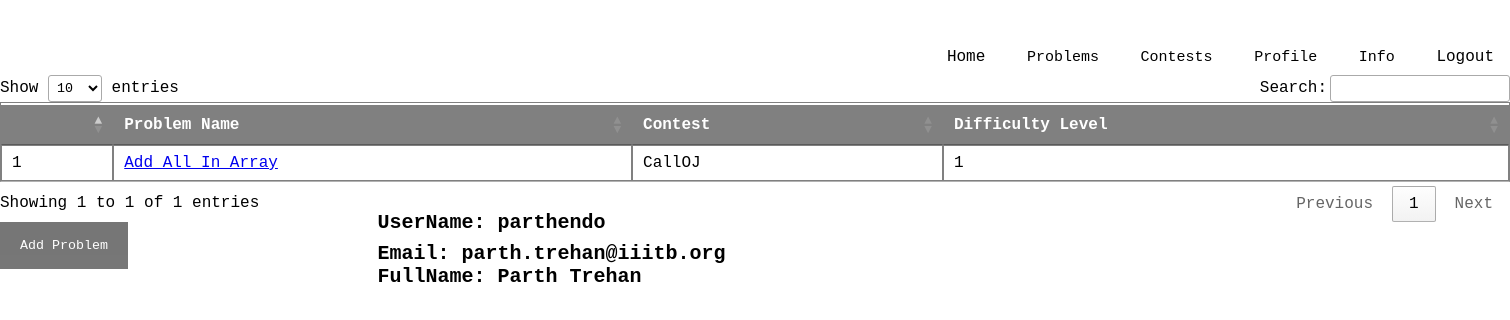
Before: /userprofile/playlist/Implementation/questions/ (signed in) with the older database file.
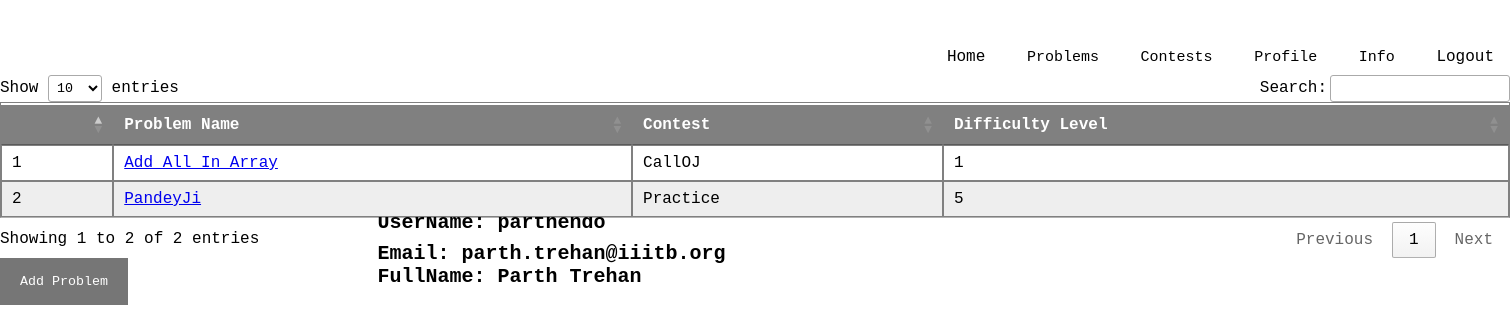
After: the same page with the newer database file.
### problems/models.py (models this page shows)
class PlaylistProblems(models.Model):
    problemOfUser = models.ForeignKey(User,default=None,on_delete=models.CASCADE)
    problemLink = models.CharField(max_length=100)
    problemName = models.CharField(max_length=100)
    contestName = models.CharField(max_length=100)
    difficultyLevel = models.IntegerField()

### userprofile/views.py (the view)
# urls.py: path('playlist/<str:playlistCategory>/questions/',playlistCategoryProblemsView,name='categoryQuestions'),
def playlistCategoryProblemsView(request,playlistCategory):
    categoryEntry = UserPlaylist.objects.get(userId_id=request.user.id,playlistCategory=playlistCategory)
    problems = categoryEntry.problems.all()
    return render(request,'profilepage.html',{'categoryProblems':problems,'category':playlistCategory})

### templates/profilepage.html (shortened to what this page needs)
<div>
    <head>
        {% load static %}
            <link rel="stylesheet" type="text/css" href="http://cdn.datatables.net/1.10.21/css/jquery.dataTables.min.css" />
        <link rel="stylesheet" type="text/css"  href="{% static "css/profile.css" %}">
    </head>
    <body>
        <header>
            <div class="main">
                <ul>
                    <li><a href="/dashboard">Home</a></li>
                    <div class="dropdown">
                        <button class="dropbtn">Problems</button>
                    </div>
                    <div class="dropdown">
                        <button class="dropbtn">Contests</button>
                    </div>
                    <div class="dropdown">
                        <button class="dropbtn">Profile</button>
                    </div>
                    <div class="dropdown">
                      <button class="dropbtn">Info</button>
                  </div>
                    <li><a href="/logout/">Logout</a></li>
                </ul>
            </div>
        </header>
        <div class ="email">
          {% if searchedUser %}
          <h1> UserName: {{ searchedUser.username }} </h1>
          <h2> Email: {{ searchedUser.email }} <br> FullName: {{ searchedUser.first_name }} {{ searchedUser.last_name }} </h2>
          {% else %}
          <h1> UserName: {{ user.username }} </h1>
          <h2> Email: {{ user.email }} <br> FullName: {{ user.first_name }} {{ user.last_name }} </h2>
          {% endif %}
      </div>
        <div><br><br></div>
        {% if category and not searchedUser %}
        <div>
            <table id="t02">
                <thead>
                    <tr>
                        <th></th>
                        <th>Problem Name</th>
                        <th>Contest</th>
                        <th>Difficulty Level</th>
                    </tr>
                </thead>
                <tbody>
                    {% for problem in categoryProblems %}
                    <tr>
                        <td>{{ forloop.counter }}</td>
                        <td><a href={{ problem.problemLink }}>{{ problem.problemName }}</a></td>
                        <td>{{ problem.contestName }}</td>
                        <td>{{ problem.difficultyLevel }}</td>
                    </tr>
                    {% endfor %}
                </tbody>
            </table>
        </div>
        <button class="open-button" onclick="openForm2()">Add Problem</button>
        <div><br><br></div>
        {% endif %}
    </body>
</div>

Changed rows visible on the page:
added PlaylistProblems: problemName "PandeyJi", contestName "Practice", difficultyLevel "5"
Other visible differences:
text written by a page script: "Show entries Search: Showing 1 to 1 of 1 entries Previous 1 Next" → "Show entries Search: Showing 1 to 2 of 2 entries Previous 1 Next"
